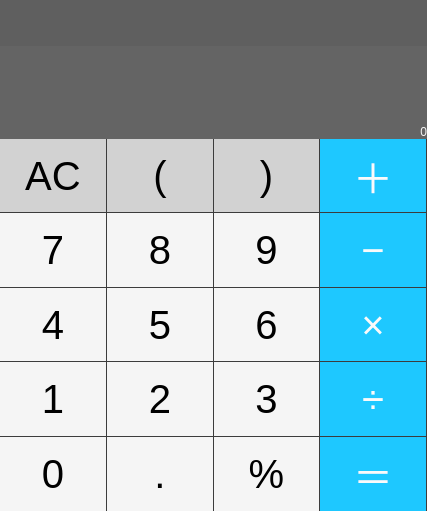
<?xml version="1.0" encoding="UTF-8"?>
<ui version="4.0">
 <class>CalculatorWindow</class>
 <widget class="QMainWindow" name="CalculatorWindow">
  <property name="geometry">
   <rect>
    <x>0</x>
    <y>0</y>
    <width>427</width>
    <height>511</height>
   </rect>
  </property>
  <property name="minimumSize">
   <size>
    <width>230</width>
    <height>285</height>
   </size>
  </property>
  <property name="windowTitle">
   <string>Calculator</string>
  </property>
  <widget class="QWidget" name="centralWidget">
   <layout class="QVBoxLayout" name="verticalLayout_2" stretch="1,2,8">
    <property name="spacing">
     <number>0</number>
    </property>
    <property name="sizeConstraint">
     <enum>QLayout::SetDefaultConstraint</enum>
    </property>
    <property name="leftMargin">
     <number>0</number>
    </property>
    <property name="topMargin">
     <number>0</number>
    </property>
    <property name="rightMargin">
     <number>0</number>
    </property>
    <property name="bottomMargin">
     <number>0</number>
    </property>
    <item>
     <widget class="QWidget" name="formulaWidget" native="true">
      <property name="styleSheet">
       <string notr="true">background-color: rgb(95, 95, 95);

</string>
      </property>
      <layout class="QHBoxLayout" name="horizontalLayout_2">
       <property name="spacing">
        <number>0</number>
       </property>
       <property name="leftMargin">
        <number>0</number>
       </property>
       <property name="topMargin">
        <number>0</number>
       </property>
       <property name="rightMargin">
        <number>0</number>
       </property>
       <property name="bottomMargin">
        <number>0</number>
       </property>
       <item>
        <spacer name="formulaWidgetSpacer">
         <property name="orientation">
          <enum>Qt::Horizontal</enum>
         </property>
         <property name="sizeHint" stdset="0">
          <size>
           <width>40</width>
           <height>20</height>
          </size>
         </property>
        </spacer>
       </item>
       <item>
        <widget class="QLabel" name="formulaDisplay">
         <property name="styleSheet">
          <string notr="true">color: rgb(245, 245, 245)</string>
         </property>
         <property name="text">
          <string/>
         </property>
         <property name="alignment">
          <set>Qt::AlignBottom|Qt::AlignRight|Qt::AlignTrailing</set>
         </property>
        </widget>
       </item>
      </layout>
     </widget>
    </item>
    <item>
     <widget class="QWidget" name="valueWidget" native="true">
      <property name="styleSheet">
       <string notr="true">background-color: rgb(100, 100, 100);
</string>
      </property>
      <layout class="QHBoxLayout" name="horizontalLayout">
       <property name="spacing">
        <number>0</number>
       </property>
       <property name="leftMargin">
        <number>0</number>
       </property>
       <property name="topMargin">
        <number>0</number>
       </property>
       <property name="rightMargin">
        <number>0</number>
       </property>
       <property name="bottomMargin">
        <number>0</number>
       </property>
       <item>
        <spacer name="valueWidgetSpacer">
         <property name="orientation">
          <enum>Qt::Horizontal</enum>
         </property>
         <property name="sizeType">
          <enum>QSizePolicy::Expanding</enum>
         </property>
         <property name="sizeHint" stdset="0">
          <size>
           <width>40</width>
           <height>10</height>
          </size>
         </property>
        </spacer>
       </item>
       <item>
        <widget class="QLabel" name="valueDisplay">
         <property name="styleSheet">
          <string notr="true">color: rgb(245, 245, 245)</string>
         </property>
         <property name="text">
          <string>0</string>
         </property>
         <property name="alignment">
          <set>Qt::AlignBottom|Qt::AlignRight|Qt::AlignTrailing</set>
         </property>
        </widget>
       </item>
      </layout>
     </widget>
    </item>
    <item>
     <layout class="QGridLayout" name="gridLayout" rowstretch="1,1,1,1,1" columnstretch="1,1,1,1">
      <property name="sizeConstraint">
       <enum>QLayout::SetFixedSize</enum>
      </property>
      <property name="leftMargin">
       <number>0</number>
      </property>
      <property name="spacing">
       <number>0</number>
      </property>
      <item row="0" column="0">
       <widget class="QPushButton" name="ClearButton">
        <property name="enabled">
         <bool>true</bool>
        </property>
        <property name="sizePolicy">
         <sizepolicy hsizetype="MinimumExpanding" vsizetype="MinimumExpanding">
          <horstretch>0</horstretch>
          <verstretch>0</verstretch>
         </sizepolicy>
        </property>
        <property name="font">
         <font>
          <pointsize>30</pointsize>
          <weight>50</weight>
          <italic>false</italic>
          <bold>false</bold>
          <underline>false</underline>
          <strikeout>false</strikeout>
          <stylestrategy>PreferDefault</stylestrategy>
          <kerning>true</kerning>
         </font>
        </property>
        <property name="layoutDirection">
         <enum>Qt::LeftToRight</enum>
        </property>
        <property name="styleSheet">
         <string notr="true">QPushButton{
	background-color: rgb(210, 210, 210);
	border: none;
	border-bottom: 1px solid rgb(60, 60, 60);
	border-right: 1px solid rgb(60, 60, 60);
}
QPushButton:pressed {
    background-color: rgb(170, 170, 170);
}
</string>
        </property>
        <property name="text">
         <string>AC</string>
        </property>
        <property name="autoDefault">
         <bool>false</bool>
        </property>
        <property name="default">
         <bool>false</bool>
        </property>
        <property name="flat">
         <bool>false</bool>
        </property>
       </widget>
      </item>
      <item row="1" column="1">
       <widget class="QPushButton" name="NumButton_8">
        <property name="sizePolicy">
         <sizepolicy hsizetype="MinimumExpanding" vsizetype="MinimumExpanding">
          <horstretch>0</horstretch>
          <verstretch>0</verstretch>
         </sizepolicy>
        </property>
        <property name="font">
         <font>
          <pointsize>30</pointsize>
          <weight>50</weight>
          <italic>false</italic>
          <bold>false</bold>
          <underline>false</underline>
          <strikeout>false</strikeout>
          <stylestrategy>PreferDefault</stylestrategy>
          <kerning>true</kerning>
         </font>
        </property>
        <property name="styleSheet">
         <string notr="true">QPushButton{
	background-color: rgb(245, 245, 245);
	border: none;
	border-bottom: 1px solid rgb(60, 60, 60);
	border-right: 1px solid rgb(60, 60, 60);
}
QPushButton:pressed {
    background-color: rgb(170, 170, 170);
}
</string>
        </property>
        <property name="text">
         <string>8</string>
        </property>
        <property name="flat">
         <bool>false</bool>
        </property>
       </widget>
      </item>
      <item row="2" column="2">
       <widget class="QPushButton" name="NumButton_6">
        <property name="sizePolicy">
         <sizepolicy hsizetype="MinimumExpanding" vsizetype="MinimumExpanding">
          <horstretch>0</horstretch>
          <verstretch>0</verstretch>
         </sizepolicy>
        </property>
        <property name="font">
         <font>
          <pointsize>30</pointsize>
          <weight>50</weight>
          <italic>false</italic>
          <bold>false</bold>
          <underline>false</underline>
          <strikeout>false</strikeout>
          <stylestrategy>PreferDefault</stylestrategy>
          <kerning>true</kerning>
         </font>
        </property>
        <property name="styleSheet">
         <string notr="true">QPushButton{
	background-color: rgb(245, 245, 245);
	border: none;
	border-bottom: 1px solid rgb(60, 60, 60);
	border-right: 1px solid rgb(60, 60, 60);
}
QPushButton:pressed {
    background-color: rgb(170, 170, 170);
}
</string>
        </property>
        <property name="text">
         <string>6</string>
        </property>
        <property name="flat">
         <bool>false</bool>
        </property>
       </widget>
      </item>
      <item row="3" column="1">
       <widget class="QPushButton" name="NumButton_2">
        <property name="sizePolicy">
         <sizepolicy hsizetype="MinimumExpanding" vsizetype="MinimumExpanding">
          <horstretch>0</horstretch>
          <verstretch>0</verstretch>
         </sizepolicy>
        </property>
        <property name="font">
         <font>
          <pointsize>30</pointsize>
          <weight>50</weight>
          <italic>false</italic>
          <bold>false</bold>
          <underline>false</underline>
          <strikeout>false</strikeout>
          <stylestrategy>PreferDefault</stylestrategy>
          <kerning>true</kerning>
         </font>
        </property>
        <property name="styleSheet">
         <string notr="true">QPushButton{
	background-color: rgb(245, 245, 245);
	border: none;
	border-bottom: 1px solid rgb(60, 60, 60);
	border-right: 1px solid rgb(60, 60, 60);
}
QPushButton:pressed {
    background-color: rgb(170, 170, 170);
}
</string>
        </property>
        <property name="text">
         <string>2</string>
        </property>
        <property name="flat">
         <bool>false</bool>
        </property>
       </widget>
      </item>
      <item row="0" column="3">
       <widget class="QPushButton" name="AddButton">
        <property name="sizePolicy">
         <sizepolicy hsizetype="Preferred" vsizetype="Preferred">
          <horstretch>0</horstretch>
          <verstretch>0</verstretch>
         </sizepolicy>
        </property>
        <property name="font">
         <font>
          <pointsize>30</pointsize>
          <weight>50</weight>
          <italic>false</italic>
          <bold>false</bold>
          <underline>false</underline>
          <strikeout>false</strikeout>
          <stylestrategy>PreferDefault</stylestrategy>
          <kerning>true</kerning>
         </font>
        </property>
        <property name="styleSheet">
         <string notr="true">QPushButton{
	background-color: rgb(30, 200, 255);
	border: none;
	border-bottom: 1px solid rgb(60, 60, 60);
	border-right: 1px solid rgb(60, 60, 60);
	color: rgb(250, 250, 250);
}
QPushButton:pressed {
    background-color: rgb(25, 160, 205);
}
</string>
        </property>
        <property name="text">
         <string>＋</string>
        </property>
        <property name="flat">
         <bool>false</bool>
        </property>
       </widget>
      </item>
      <item row="4" column="0">
       <widget class="QPushButton" name="NumButton_0">
        <property name="sizePolicy">
         <sizepolicy hsizetype="MinimumExpanding" vsizetype="MinimumExpanding">
          <horstretch>0</horstretch>
          <verstretch>0</verstretch>
         </sizepolicy>
        </property>
        <property name="font">
         <font>
          <pointsize>30</pointsize>
          <weight>50</weight>
          <italic>false</italic>
          <bold>false</bold>
          <underline>false</underline>
          <strikeout>false</strikeout>
          <stylestrategy>PreferDefault</stylestrategy>
          <kerning>true</kerning>
         </font>
        </property>
        <property name="styleSheet">
         <string notr="true">QPushButton{
	background-color: rgb(245, 245, 245);
	border: none;
	border-right: 1px solid rgb(60, 60, 60);
}
QPushButton:pressed {
    background-color: rgb(170, 170, 170);
}
</string>
        </property>
        <property name="text">
         <string>0</string>
        </property>
        <property name="flat">
         <bool>false</bool>
        </property>
       </widget>
      </item>
      <item row="3" column="3">
       <widget class="QPushButton" name="DivideButton">
        <property name="sizePolicy">
         <sizepolicy hsizetype="MinimumExpanding" vsizetype="MinimumExpanding">
          <horstretch>0</horstretch>
          <verstretch>0</verstretch>
         </sizepolicy>
        </property>
        <property name="font">
         <font>
          <pointsize>30</pointsize>
          <weight>50</weight>
          <italic>false</italic>
          <bold>false</bold>
          <underline>false</underline>
          <strikeout>false</strikeout>
          <stylestrategy>PreferDefault</stylestrategy>
          <kerning>true</kerning>
         </font>
        </property>
        <property name="styleSheet">
         <string notr="true">QPushButton{
	background-color: rgb(30, 200, 255);
	border: none;
	border-bottom: 1px solid rgb(60, 60, 60);
	border-right: 1px solid rgb(60, 60, 60);
	color: rgb(250, 250, 250);
}
QPushButton:pressed {
    background-color: rgb(25, 160, 205);
}
</string>
        </property>
        <property name="text">
         <string>÷</string>
        </property>
        <property name="flat">
         <bool>false</bool>
        </property>
       </widget>
      </item>
      <item row="1" column="0">
       <widget class="QPushButton" name="NumButton_7">
        <property name="sizePolicy">
         <sizepolicy hsizetype="MinimumExpanding" vsizetype="MinimumExpanding">
          <horstretch>0</horstretch>
          <verstretch>0</verstretch>
         </sizepolicy>
        </property>
        <property name="font">
         <font>
          <pointsize>30</pointsize>
          <weight>50</weight>
          <italic>false</italic>
          <bold>false</bold>
          <underline>false</underline>
          <strikeout>false</strikeout>
          <stylestrategy>PreferDefault</stylestrategy>
          <kerning>true</kerning>
         </font>
        </property>
        <property name="styleSheet">
         <string notr="true">QPushButton{
	background-color: rgb(245, 245, 245);
	border: none;
	border-bottom: 1px solid rgb(60, 60, 60);
	border-right: 1px solid rgb(60, 60, 60);
}
QPushButton:pressed {
    background-color: rgb(170, 170, 170);
}
</string>
        </property>
        <property name="text">
         <string>7</string>
        </property>
        <property name="flat">
         <bool>false</bool>
        </property>
       </widget>
      </item>
      <item row="2" column="1">
       <widget class="QPushButton" name="NumButton_5">
        <property name="sizePolicy">
         <sizepolicy hsizetype="MinimumExpanding" vsizetype="Preferred">
          <horstretch>0</horstretch>
          <verstretch>0</verstretch>
         </sizepolicy>
        </property>
        <property name="font">
         <font>
          <pointsize>30</pointsize>
          <weight>50</weight>
          <italic>false</italic>
          <bold>false</bold>
          <underline>false</underline>
          <strikeout>false</strikeout>
          <stylestrategy>PreferDefault</stylestrategy>
          <kerning>true</kerning>
         </font>
        </property>
        <property name="styleSheet">
         <string notr="true">QPushButton{
	background-color: rgb(245, 245, 245);
	border: none;
	border-bottom: 1px solid rgb(60, 60, 60);
	border-right: 1px solid rgb(60, 60, 60);
}
QPushButton:pressed {
    background-color: rgb(170, 170, 170);
}
</string>
        </property>
        <property name="text">
         <string>5</string>
        </property>
        <property name="flat">
         <bool>false</bool>
        </property>
       </widget>
      </item>
      <item row="2" column="0">
       <widget class="QPushButton" name="NumButton_4">
        <property name="sizePolicy">
         <sizepolicy hsizetype="MinimumExpanding" vsizetype="MinimumExpanding">
          <horstretch>0</horstretch>
          <verstretch>0</verstretch>
         </sizepolicy>
        </property>
        <property name="font">
         <font>
          <pointsize>30</pointsize>
          <weight>50</weight>
          <italic>false</italic>
          <bold>false</bold>
          <underline>false</underline>
          <strikeout>false</strikeout>
          <stylestrategy>PreferDefault</stylestrategy>
          <kerning>true</kerning>
         </font>
        </property>
        <property name="styleSheet">
         <string notr="true">QPushButton{
	background-color: rgb(245, 245, 245);
	border: none;
	border-bottom: 1px solid rgb(60, 60, 60);
	border-right: 1px solid rgb(60, 60, 60);
}
QPushButton:pressed {
    background-color: rgb(170, 170, 170);
}
</string>
        </property>
        <property name="text">
         <string>4</string>
        </property>
        <property name="flat">
         <bool>false</bool>
        </property>
       </widget>
      </item>
      <item row="4" column="1">
       <widget class="QPushButton" name="PointButton">
        <property name="sizePolicy">
         <sizepolicy hsizetype="MinimumExpanding" vsizetype="MinimumExpanding">
          <horstretch>0</horstretch>
          <verstretch>0</verstretch>
         </sizepolicy>
        </property>
        <property name="font">
         <font>
          <pointsize>30</pointsize>
          <weight>50</weight>
          <italic>false</italic>
          <bold>false</bold>
          <underline>false</underline>
          <strikeout>false</strikeout>
          <stylestrategy>PreferDefault</stylestrategy>
          <kerning>true</kerning>
         </font>
        </property>
        <property name="styleSheet">
         <string notr="true">QPushButton{
	background-color: rgb(245, 245, 245);
	border: none;
	border-right: 1px solid rgb(60, 60, 60);
}
QPushButton:pressed {
    background-color: rgb(170, 170, 170);
}
</string>
        </property>
        <property name="text">
         <string>.</string>
        </property>
        <property name="flat">
         <bool>false</bool>
        </property>
       </widget>
      </item>
      <item row="4" column="2">
       <widget class="QPushButton" name="PercentButton">
        <property name="sizePolicy">
         <sizepolicy hsizetype="MinimumExpanding" vsizetype="Preferred">
          <horstretch>0</horstretch>
          <verstretch>0</verstretch>
         </sizepolicy>
        </property>
        <property name="font">
         <font>
          <pointsize>30</pointsize>
          <weight>50</weight>
          <italic>false</italic>
          <bold>false</bold>
          <underline>false</underline>
          <strikeout>false</strikeout>
          <stylestrategy>PreferDefault</stylestrategy>
          <kerning>true</kerning>
         </font>
        </property>
        <property name="styleSheet">
         <string notr="true">QPushButton{
	background-color: rgb(245, 245, 245);
	border: none;
	border-right: 1px solid rgb(60, 60, 60);
}
QPushButton:pressed {
    background-color: rgb(170, 170, 170);
}
</string>
        </property>
        <property name="text">
         <string>%</string>
        </property>
        <property name="flat">
         <bool>false</bool>
        </property>
       </widget>
      </item>
      <item row="0" column="2">
       <widget class="QPushButton" name="RBracketButton">
        <property name="sizePolicy">
         <sizepolicy hsizetype="MinimumExpanding" vsizetype="MinimumExpanding">
          <horstretch>0</horstretch>
          <verstretch>0</verstretch>
         </sizepolicy>
        </property>
        <property name="font">
         <font>
          <pointsize>30</pointsize>
          <weight>50</weight>
          <italic>false</italic>
          <bold>false</bold>
          <underline>false</underline>
          <strikeout>false</strikeout>
          <stylestrategy>PreferDefault</stylestrategy>
          <kerning>true</kerning>
         </font>
        </property>
        <property name="styleSheet">
         <string notr="true">QPushButton{
	background-color: rgb(210, 210, 210);
	border: none;
	border-bottom: 1px solid rgb(60, 60, 60);
	border-right: 1px solid rgb(60, 60, 60);
}
QPushButton:pressed {
    background-color: rgb(170, 170, 170);
}
</string>
        </property>
        <property name="text">
         <string>)</string>
        </property>
        <property name="flat">
         <bool>false</bool>
        </property>
       </widget>
      </item>
      <item row="4" column="3">
       <widget class="QPushButton" name="EqualButton">
        <property name="sizePolicy">
         <sizepolicy hsizetype="MinimumExpanding" vsizetype="MinimumExpanding">
          <horstretch>0</horstretch>
          <verstretch>0</verstretch>
         </sizepolicy>
        </property>
        <property name="font">
         <font>
          <pointsize>30</pointsize>
          <weight>50</weight>
          <italic>false</italic>
          <bold>false</bold>
          <underline>false</underline>
          <strikeout>false</strikeout>
          <stylestrategy>PreferDefault</stylestrategy>
          <kerning>true</kerning>
         </font>
        </property>
        <property name="styleSheet">
         <string notr="true">QPushButton{
	background-color: rgb(30, 200, 255);
	border: none;
	border-right: 1px solid rgb(60, 60, 60);
	color: rgb(250, 250, 250);
}
QPushButton:pressed {
    background-color: rgb(25, 160, 205);
}
</string>
        </property>
        <property name="text">
         <string>＝</string>
        </property>
        <property name="flat">
         <bool>false</bool>
        </property>
       </widget>
      </item>
      <item row="3" column="2">
       <widget class="QPushButton" name="NumButton_3">
        <property name="sizePolicy">
         <sizepolicy hsizetype="MinimumExpanding" vsizetype="MinimumExpanding">
          <horstretch>0</horstretch>
          <verstretch>0</verstretch>
         </sizepolicy>
        </property>
        <property name="font">
         <font>
          <pointsize>30</pointsize>
          <weight>50</weight>
          <italic>false</italic>
          <bold>false</bold>
          <underline>false</underline>
          <strikeout>false</strikeout>
          <stylestrategy>PreferDefault</stylestrategy>
          <kerning>true</kerning>
         </font>
        </property>
        <property name="styleSheet">
         <string notr="true">QPushButton{
	background-color: rgb(245, 245, 245);
	border: none;
	border-bottom: 1px solid rgb(60, 60, 60);
	border-right: 1px solid rgb(60, 60, 60);
}
QPushButton:pressed {
    background-color: rgb(170, 170, 170);
}
</string>
        </property>
        <property name="text">
         <string>3</string>
        </property>
        <property name="flat">
         <bool>false</bool>
        </property>
       </widget>
      </item>
      <item row="1" column="2">
       <widget class="QPushButton" name="NumButton_9">
        <property name="sizePolicy">
         <sizepolicy hsizetype="MinimumExpanding" vsizetype="MinimumExpanding">
          <horstretch>0</horstretch>
          <verstretch>0</verstretch>
         </sizepolicy>
        </property>
        <property name="font">
         <font>
          <pointsize>30</pointsize>
          <weight>50</weight>
          <italic>false</italic>
          <bold>false</bold>
          <underline>false</underline>
          <strikeout>false</strikeout>
          <stylestrategy>PreferDefault</stylestrategy>
          <kerning>true</kerning>
         </font>
        </property>
        <property name="styleSheet">
         <string notr="true">QPushButton{
	background-color: rgb(245, 245, 245);
	border: none;
	border-bottom: 1px solid rgb(60, 60, 60);
	border-right: 1px solid rgb(60, 60, 60);
}
QPushButton:pressed {
    background-color: rgb(170, 170, 170);
}
</string>
        </property>
        <property name="text">
         <string>9</string>
        </property>
        <property name="flat">
         <bool>false</bool>
        </property>
       </widget>
      </item>
      <item row="2" column="3">
       <widget class="QPushButton" name="MultiplyButton">
        <property name="sizePolicy">
         <sizepolicy hsizetype="MinimumExpanding" vsizetype="MinimumExpanding">
          <horstretch>0</horstretch>
          <verstretch>0</verstretch>
         </sizepolicy>
        </property>
        <property name="font">
         <font>
          <pointsize>30</pointsize>
          <weight>50</weight>
          <italic>false</italic>
          <bold>false</bold>
          <underline>false</underline>
          <strikeout>false</strikeout>
          <stylestrategy>PreferDefault</stylestrategy>
          <kerning>true</kerning>
         </font>
        </property>
        <property name="styleSheet">
         <string notr="true">QPushButton{
	background-color: rgb(30, 200, 255);
	border: none;
	border-bottom: 1px solid rgb(60, 60, 60);
	border-right: 1px solid rgb(60, 60, 60);
	color: rgb(250, 250, 250);
}
QPushButton:pressed {
    background-color: rgb(25, 160, 205);
}
</string>
        </property>
        <property name="text">
         <string>×</string>
        </property>
        <property name="flat">
         <bool>false</bool>
        </property>
       </widget>
      </item>
      <item row="3" column="0">
       <widget class="QPushButton" name="NumButton_1">
        <property name="sizePolicy">
         <sizepolicy hsizetype="MinimumExpanding" vsizetype="MinimumExpanding">
          <horstretch>0</horstretch>
          <verstretch>0</verstretch>
         </sizepolicy>
        </property>
        <property name="font">
         <font>
          <pointsize>30</pointsize>
          <weight>50</weight>
          <italic>false</italic>
          <bold>false</bold>
          <underline>false</underline>
          <strikeout>false</strikeout>
          <stylestrategy>PreferDefault</stylestrategy>
          <kerning>true</kerning>
         </font>
        </property>
        <property name="styleSheet">
         <string notr="true">QPushButton{
	background-color: rgb(245, 245, 245);
	border: none;
	border-bottom: 1px solid rgb(60, 60, 60);
	border-right: 1px solid rgb(60, 60, 60);
}
QPushButton:pressed {
    background-color: rgb(170, 170, 170);
}
</string>
        </property>
        <property name="text">
         <string>1</string>
        </property>
        <property name="flat">
         <bool>false</bool>
        </property>
       </widget>
      </item>
      <item row="1" column="3">
       <widget class="QPushButton" name="SubtractButton">
        <property name="sizePolicy">
         <sizepolicy hsizetype="Preferred" vsizetype="MinimumExpanding">
          <horstretch>0</horstretch>
          <verstretch>0</verstretch>
         </sizepolicy>
        </property>
        <property name="font">
         <font>
          <pointsize>30</pointsize>
          <weight>50</weight>
          <italic>false</italic>
          <bold>false</bold>
          <underline>false</underline>
          <strikeout>false</strikeout>
          <stylestrategy>PreferDefault</stylestrategy>
          <kerning>true</kerning>
         </font>
        </property>
        <property name="styleSheet">
         <string notr="true">QPushButton{
	background-color: rgb(30, 200, 255);
	border: none;
	border-bottom: 1px solid rgb(60, 60, 60);
	border-right: 1px solid rgb(60, 60, 60);
	color: rgb(250, 250, 250);
}
QPushButton:pressed {
    background-color: rgb(25, 160, 205);
}
</string>
        </property>
        <property name="text">
         <string>−</string>
        </property>
        <property name="flat">
         <bool>false</bool>
        </property>
       </widget>
      </item>
      <item row="0" column="1">
       <widget class="QPushButton" name="LBracketButton">
        <property name="sizePolicy">
         <sizepolicy hsizetype="MinimumExpanding" vsizetype="MinimumExpanding">
          <horstretch>0</horstretch>
          <verstretch>0</verstretch>
         </sizepolicy>
        </property>
        <property name="font">
         <font>
          <pointsize>30</pointsize>
          <weight>50</weight>
          <italic>false</italic>
          <bold>false</bold>
          <underline>false</underline>
          <strikeout>false</strikeout>
          <stylestrategy>PreferDefault</stylestrategy>
          <kerning>true</kerning>
         </font>
        </property>
        <property name="styleSheet">
         <string notr="true">QPushButton{
	background-color: rgb(210, 210, 210);
	border: none;
	border-bottom: 1px solid rgb(60, 60, 60);
	border-right: 1px solid rgb(60, 60, 60);
}
QPushButton:pressed {
    background-color: rgb(170, 170, 170);
}
</string>
        </property>
        <property name="text">
         <string>(</string>
        </property>
        <property name="flat">
         <bool>false</bool>
        </property>
       </widget>
      </item>
     </layout>
    </item>
   </layout>
  </widget>
 </widget>
 <layoutdefault spacing="6" margin="11"/>
 <resources/>
 <connections/>
</ui>
